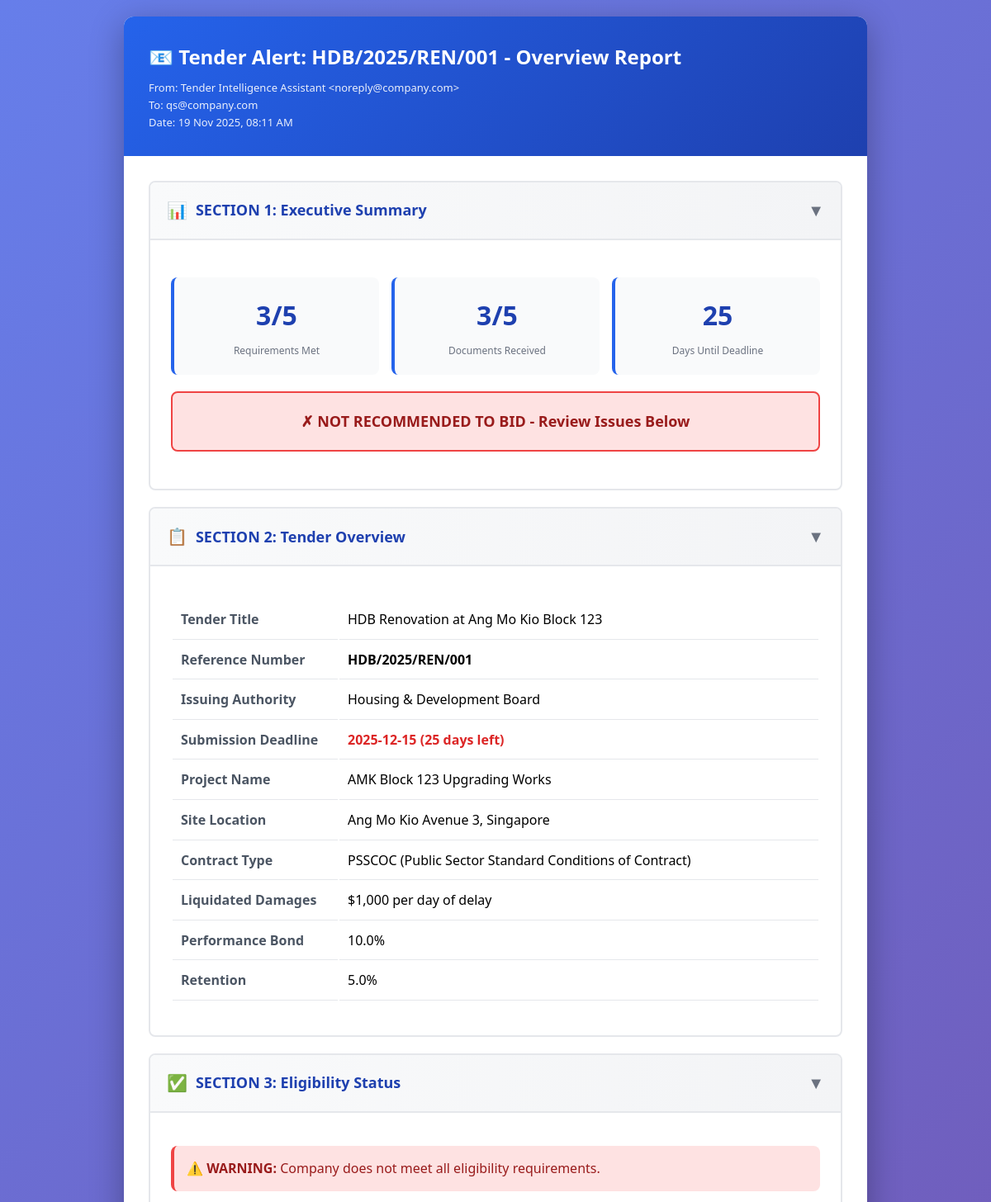
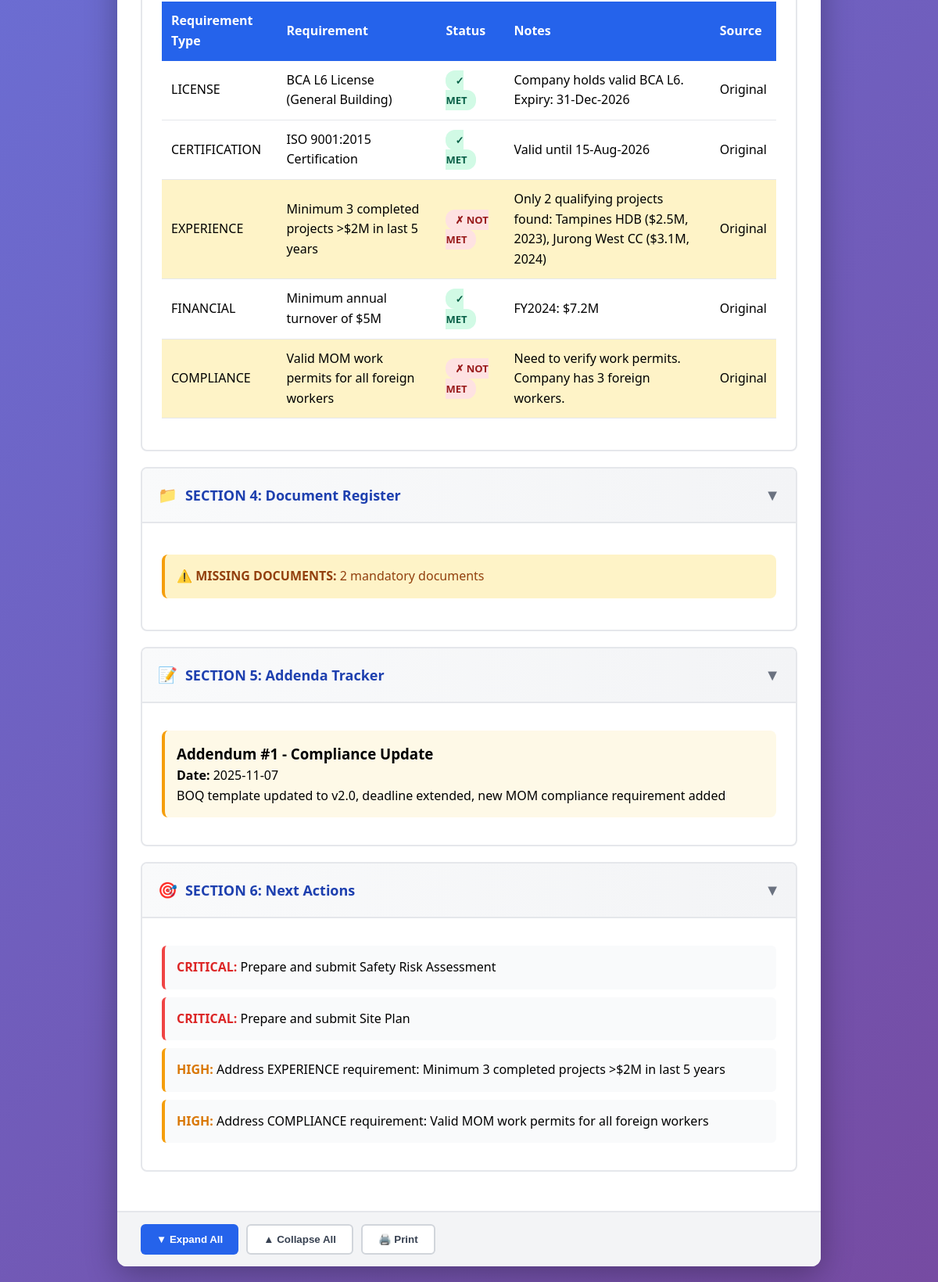
The page / on the database its author committed (2 pictures, top to bottom).
### tables this page shows
CREATE TABLE tenders (
    tender_id                    INTEGER PRIMARY KEY AUTOINCREMENT,
    tender_title                 TEXT NOT NULL,
    tender_reference_number      TEXT NOT NULL UNIQUE,
    issuing_authority            TEXT,
    submission_deadline          TEXT NOT NULL,
    clarification_closing_date   TEXT,
    tender_validity_period       TEXT,
    submission_portal_url        TEXT,
    submission_mode              TEXT,
    number_of_copies_required    INTEGER,
    required_signatory_authority TEXT,
    submission_instructions      TEXT,
    project_name                 TEXT,
    site_location                TEXT,
    project_start_date           TEXT,
    project_completion_date     TEXT,
    contract_type                TEXT,
    scope_of_works               TEXT,
    liquidated_damages           TEXT,
    performance_bond_percentage  REAL,
    retention_percentage         REAL,
    defects_liability_period     TEXT,
    warranty_period              TEXT,
    document_source              TEXT,
    processing_status            TEXT DEFAULT 'completed',
    processed_date               TEXT DEFAULT CURRENT_TIMESTAMP,
    created_date                 TEXT DEFAULT CURRENT_TIMESTAMP,
    last_updated                 TEXT DEFAULT CURRENT_TIMESTAMP
);

CREATE TABLE tender_qualification_criteria (
    criteria_id               INTEGER PRIMARY KEY AUTOINCREMENT,
    tender_id                 INTEGER NOT NULL REFERENCES tenders(tender_id) ON DELETE CASCADE,
    criteria_type             TEXT NOT NULL,
    criteria_description      TEXT NOT NULL,
    criteria_value            TEXT,
    is_met                    INTEGER,
    notes                     TEXT,
    checked_date              TEXT,
    source                    TEXT DEFAULT 'original',
    introduced_by_addendum_id INTEGER,
    requires_recheck          INTEGER DEFAULT 0,
    added_date                TEXT DEFAULT CURRENT_TIMESTAMP
);

CREATE TABLE tender_addenda (
    addendum_id      INTEGER PRIMARY KEY AUTOINCREMENT,
    tender_id        INTEGER NOT NULL REFERENCES tenders(tender_id) ON DELETE CASCADE,
    addendum_number  INTEGER NOT NULL,
    addendum_type    TEXT,
    title            TEXT,
    summary          TEXT,
    email_source     TEXT,
    attachment_paths TEXT,
    received_date    TEXT NOT NULL,
    processed        INTEGER DEFAULT 0,
    processed_date   TEXT,
    UNIQUE(tender_id, addendum_number)
);

CREATE TABLE tender_required_documents (
    requirement_doc_id       INTEGER PRIMARY KEY AUTOINCREMENT,
    tender_id                INTEGER NOT NULL REFERENCES tenders(tender_id) ON DELETE CASCADE,
    document_name            TEXT NOT NULL,
    document_category        TEXT,
    is_mandatory             INTEGER DEFAULT 1,
    is_received              INTEGER DEFAULT 0,
    description              TEXT,
    source                   TEXT DEFAULT 'original',
    introduced_by_addendum_id INTEGER,
    added_date               TEXT DEFAULT CURRENT_TIMESTAMP
);

### app/main.py (the view)
@app.get("/", response_class=HTMLResponse)
async def root():
    conn = sqlite3.connect(DB_PATH)
    conn.row_factory = sqlite3.Row
    html = generate_report(tender_id=1, conn=conn)
    conn.close()
    return html

### templates/interactive_report.html (shortened to what this page needs)
<!DOCTYPE html>
<html lang="en">
<head>
</head>
<body>
    <div class="container">
        <div class="email-header">
            <h1>📧 Tender Alert: {{ tender.tender_reference_number }} - Overview Report</h1>
            <div class="email-meta">
                <div>From: Tender Intelligence Assistant &lt;noreply@company.com&gt;</div>
                <div>To: qs@company.com</div>
                <div>Date: {{ generated_at }}</div>
            </div>
        </div>
        <div class="content">
            <div class="section">
                <div class="section-header">
                    <div class="section-title"><span class="section-icon">📊</span> SECTION 1: Executive Summary</div>
                    <span class="toggle-icon">▼</span>
                </div>
                <div class="section-content">
                    <div class="stats-grid">
                        <div class="stat-card">
                            <div class="stat-value">{{ criteria|length - missing_docs|length }}/{{ criteria|length }}</div>
                            <div class="stat-label">Requirements Met</div>
                        </div>
                        <div class="stat-card">
                            <div class="stat-value">{{ stats.documents_received }}</div>
                            <div class="stat-label">Documents Received</div>
                        </div>
                        <div class="stat-card">
                            <div class="stat-value">{{ days_until_deadline }}</div>
                            <div class="stat-label">Days Until Deadline</div>
                        </div>
                    </div>
                    {% if recommend_go %}
                        <div class="recommendation-box rec-go">✓ RECOMMENDED TO BID</div>
                    {% else %}
                        <div class="recommendation-box rec-no-go">✗ NOT RECOMMENDED TO BID - Review Issues Below</div>
                    {% endif %}
                </div>
            </div>
            <div class="section">
                <div class="section-header">
                    <div class="section-title"><span class="section-icon">📋</span> SECTION 2: Tender Overview</div>
                    <span class="toggle-icon">▼</span>
                </div>
                <div class="section-content">
                    <table class="info-table">
                        <tr><td>Tender Title</td><td>{{ tender.tender_title }}</td></tr>
                        <tr><td>Reference Number</td><td><strong>{{ tender.tender_reference_number }}</strong></td></tr>
                        <tr><td>Issuing Authority</td><td>{{ tender.issuing_authority }}</td></tr>
                        <tr><td>Submission Deadline</td><td class="deadline-urgent">{{ tender.submission_deadline[:10] }} ({{ days_until_deadline }} days left)</td></tr>
                        <tr><td>Project Name</td><td>{{ tender.project_name }}</td></tr>
                        <tr><td>Site Location</td><td>{{ tender.site_location }}</td></tr>
                        <tr><td>Contract Type</td><td>{{ tender.contract_type }}</td></tr>
                        <tr><td>Liquidated Damages</td><td>{{ tender.liquidated_damages }}</td></tr>
                        <tr><td>Performance Bond</td><td>{{ tender.performance_bond_percentage }}%</td></tr>
                        <tr><td>Retention</td><td>{{ tender.retention_percentage }}%</td></tr>
                    </table>
                </div>
            </div>
            <div class="section">
                <div class="section-header">
                    <div class="section-title"><span class="section-icon">✅</span> SECTION 3: Eligibility Status</div>
                    <span class="toggle-icon">▼</span>
                </div>
                <div class="section-content">
                    {% if not recommend_go %}<div class="alert-danger"><strong>⚠️ WARNING:</strong> Company does not meet all eligibility requirements.</div>{% endif %}
                    <table class="data-table">
                        <thead><tr><th>Requirement Type</th><th>Requirement</th><th>Status</th><th>Notes</th><th>Source</th></tr></thead>
                        <tbody>
                            {% for c in criteria %}
                            <tr {% if not c[2] %}style="background:#fef3c7;"{% endif %}>
                                <td>{{ c[0] }}</td>
                                <td>{{ c[1] }}</td>
                                <td>{% if c[2] %}<span class="status-badge status-met">✓ MET</span>{% else %}<span class="status-badge status-not-met">✗ NOT MET</span>{% endif %}</td>
                                <td>{{ c[3] }}</td>
                                <td>{% if c[5] %}<span class="badge-addendum">Addendum #{{ c[5] }}</span>{% else %}Original{% endif %}</td>
                            </tr>
                            {% endfor %}
                        </tbody>
                    </table>
                </div>
            </div>
            <div class="section">
                <div class="section-header">
                    <div class="section-title"><span class="section-icon">📁</span> SECTION 4: Document Register</div>
                    <span class="toggle-icon">▼</span>
                </div>
                <div class="section-content">
                    {% if missing_docs %}<div class="alert-warning"><strong>⚠️ MISSING DOCUMENTS:</strong> {{ missing_docs|length }} mandatory documents</div>{% endif %}
                </div>
            </div>
            {% if addenda %}
            <div class="section">
                <div class="section-header">
                    <div class="section-title"><span class="section-icon">📝</span> SECTION 5: Addenda Tracker</div>
                    <span class="toggle-icon">▼</span>
                </div>
                <div class="section-content">
                    {% for a in addenda %}
                    <div class="addendum-box">
                        <h3>Addendum #{{ a[0] }} - {{ a[1] }}</h3>
                        <p><strong>Date:</strong> {{ a[3][:10] }}</p>
                        <p>{{ a[2] }}</p>
                    </div>
                    {% endfor %}
                </div>
            </div>
            {% endif %}
            <div class="section">
                <div class="section-header">
                    <div class="section-title"><span class="section-icon">🎯</span> SECTION 6: Next Actions</div>
                    <span class="toggle-icon">▼</span>
                </div>
                <div class="section-content">
                    {% if missing_docs %}
                        {% for doc in missing_docs %}
                        <div class="action-item priority-critical">
                            <strong style="color:#dc2626;">CRITICAL:</strong> Prepare and submit {{ doc.document_name }}
                        </div>
                        {% endfor %}
                    {% endif %}
                    {% for c in criteria if not c[2] %}
                    <div class="action-item priority-high">
                        <strong style="color:#d97706;">HIGH:</strong> Address {{ c[0] }} requirement: {{ c[1] }}
                    </div>
                    {% endfor %}
                </div>
            </div>
        </div>
        <div class="controls">
            <button class="btn btn-primary" onclick="expandAll()">▼ Expand All</button>
            <button class="btn btn-secondary" onclick="collapseAll()">▲ Collapse All</button>
            <button class="btn btn-secondary" onclick="window.print()">🖨️ Print</button>
        </div>
    </div>
</body>
</html>

### templates/interactive_report.html (style rules this page uses)
* { box-sizing: border-box; margin: 0; padding: 0; }
body { font-family: 'Segoe UI', Tahoma, Geneva, Verdana, sans-serif; background: linear-gradient(135deg, #667eea 0%, #764ba2 100%); padding: 20px; line-height: 1.6; }
.container { max-width: 900px; margin: 0 auto; background: white; border-radius: 12px; box-shadow: 0 10px 40px rgba(0,0,0,0.3); overflow: hidden; }
.email-header { background: linear-gradient(135deg, #2563eb 0%, #1e40af 100%); color: white; padding: 30px; }
.email-header h1 { font-size: 24px; margin-bottom: 8px; }
.email-meta { font-size: 13px; opacity: 0.9; }
.content { padding: 30px; }
.section { border: 2px solid #e5e7eb; border-radius: 8px; margin-bottom: 20px; overflow: hidden; transition: all 0.3s ease; }
.section-header { background: linear-gradient(to right, #f9fafb 0%, #f3f4f6 100%); padding: 18px 20px; cursor: pointer; display: flex; justify-content: space-between; align-items: center; user-select: none; border-bottom: 2px solid #e5e7eb; }
.section-title { font-size: 18px; font-weight: 700; color: #1e40af; display: flex; align-items: center; gap: 10px; }
.section-icon { font-size: 20px; }
.toggle-icon { font-size: 20px; color: #6b7280; transition: transform 0.3s ease; }
.section-content { padding: 25px; max-height: 2000px; overflow: hidden; transition: max-height 0.4s ease, padding 0.4s ease; }
.stats-grid { display: grid; grid-template-columns: repeat(auto-fit, minmax(200px, 1fr)); gap: 15px; margin: 20px 0; }
.stat-card { background: #f9fafb; padding: 20px; border-radius: 8px; border-left: 4px solid #2563eb; text-align: center; }
.stat-value { font-size: 32px; font-weight: 700; color: #1e40af; }
.stat-label { font-size: 12px; color: #6b7280; margin-top: 8px; }
.recommendation-box { padding: 20px; border-radius: 8px; margin: 20px 0; text-align: center; font-size: 18px; font-weight: 700; }
.rec-no-go { background: #fee2e2; border: 2px solid #ef4444; color: #991b1b; }
.info-table { width: 100%; margin: 15px 0; }
.info-table td { padding: 10px; border-bottom: 1px solid #e5e7eb; }
.info-table td:first-child { font-weight: 600; color: #4b5563; width: 200px; }
.deadline-urgent { color: #dc2626; font-weight: 700; font-size: 16px; }
table.data-table { width: 100%; border-collapse: collapse; margin: 15px 0; }
table.data-table th { background: #2563eb; color: white; padding: 12px; text-align: left; font-weight: 600; }
table.data-table td { padding: 12px; border-bottom: 1px solid #e5e7eb; }
.status-badge { padding: 4px 12px; border-radius: 12px; font-size: 13px; font-weight: 600; }
.status-met { background: #d1fae5; color: #065f46; }
.status-not-met { background: #fee2e2; color: #991b1b; }
.alert-warning { padding: 15px; border-radius: 8px; margin: 15px 0; background: #fef3c7; border-left: 4px solid #f59e0b; color: #92400e; }
.alert-danger { padding: 15px; border-radius: 8px; margin: 15px 0; background: #fee2e2; border-left: 4px solid #ef4444; color: #991b1b; }
.action-item { background: #f9fafb; padding: 15px; margin: 10px 0; border-radius: 6px; border-left: 4px solid; }
.priority-critical { border-left-color: #ef4444; }
.priority-high { border-left-color: #f59e0b; }
.addendum-box { background: #fef9e7; padding: 15px; margin: 10px 0; border-radius: 8px; border-left: 4px solid #f59e0b; }
.controls { background: #f3f4f6; padding: 15px 30px; display: flex; gap: 10px; border-top: 2px solid #e5e7eb; }
.btn { padding: 10px 20px; border: none; border-radius: 6px; font-weight: 600; cursor: pointer; transition: all 0.2s; }
.btn-primary { background: #2563eb; color: white; }
.btn-secondary { background: white; color: #374151; border: 2px solid #d1d5db; }

### rows shown on the page
tenders: tender_reference_number "HDB/2025/REN/001", tender_title "HDB Renovation at Ang Mo Kio Block 123", issuing_authority "Housing & Development Board", submission_deadline "2025-12-15", project_name "AMK Block 123 Upgrading Works", site_location "Ang Mo Kio Avenue 3, Singapore", contract_type "PSSCOC (Public Sector Standard Conditions of Contract)", liquidated_damages "$1,000 per day of delay", performance_bond_percentage "10.0", retention_percentage "5.0"
tender_qualification_criteria: criteria_type "LICENSE", criteria_description "BCA L6 License (General Building)", is_met "✓ MET", notes "Company holds valid BCA L6. Expiry: 31-Dec-2026"
tender_qualification_criteria: criteria_type "CERTIFICATION", criteria_description "ISO 9001:2015 Certification", is_met "✓ MET", notes "Valid until 15-Aug-2026"
tender_qualification_criteria: criteria_type "EXPERIENCE", criteria_description "Minimum 3 completed projects >$2M in last 5 years", is_met "✗ NOT MET", notes "Only 2 qualifying projects found: Tampines HDB ($2.5M, 2023), Jurong West CC ($3.1M, 2024)"
tender_qualification_criteria: criteria_type "FINANCIAL", criteria_description "Minimum annual turnover of $5M", is_met "✓ MET", notes "FY2024: $7.2M"
tender_qualification_criteria: criteria_type "COMPLIANCE", criteria_description "Valid MOM work permits for all foreign workers", is_met "✗ NOT MET", notes "Need to verify work permits. Company has 3 foreign workers."
tender_addenda: addendum_number "1", title "Compliance Update", received_date "2025-11-07", summary "BOQ template updated to v2.0, deadline extended, new MOM compliance requirement added"
tender_required_documents: document_name "Safety Risk Assessment"
tender_required_documents: document_name "Site Plan"

### other values the page prints
{{ generated_at }} "19 Nov 2025, 08:11 AM"
{{ criteria|length - missing_docs|length }} "3"
{{ criteria|length }} "5"
{{ stats.documents_received }} "3/5"
{{ days_until_deadline }} "25"
{{ missing_docs|length }} "2"
